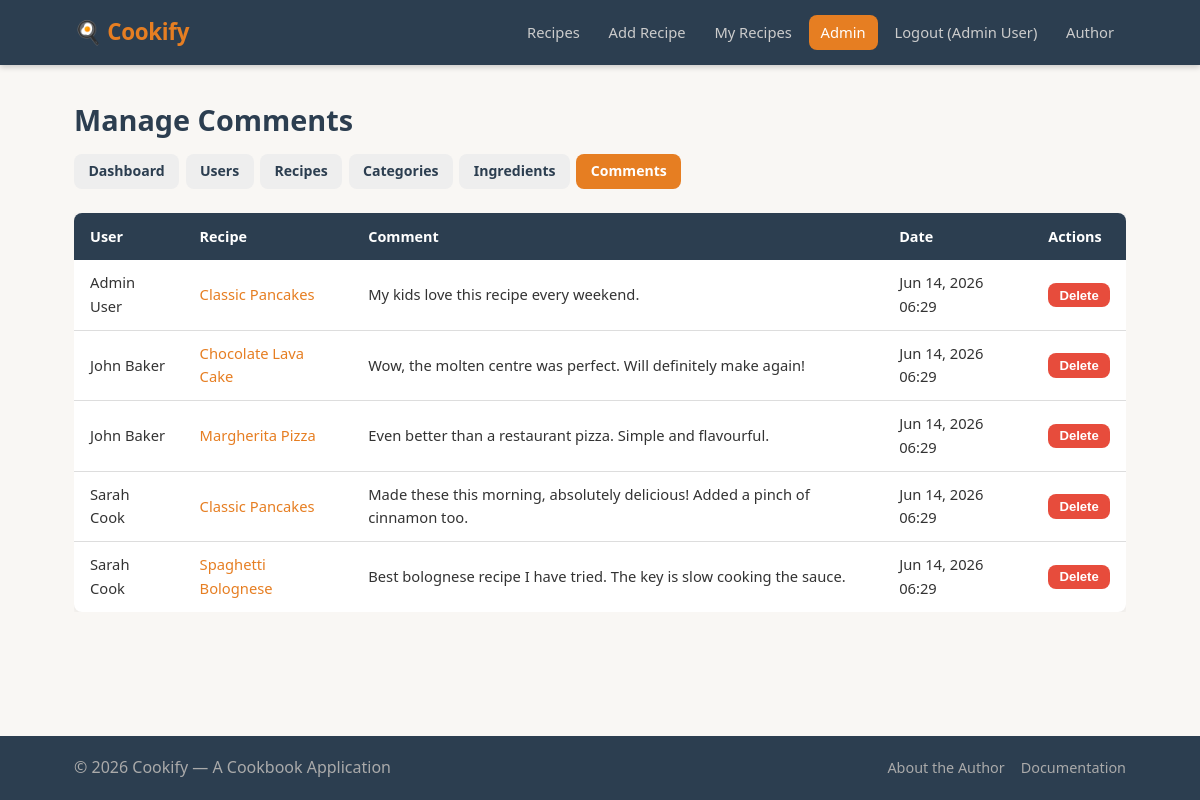
Screenshot of /views/admin/comments.php (signed in) with the database file from the repository.
### tables this page shows
CREATE TABLE `comments` (
    `id`         INT UNSIGNED NOT NULL AUTO_INCREMENT,
    `recipe_id`  INT UNSIGNED NOT NULL,
    `user_id`    INT UNSIGNED NOT NULL,
    `body`       TEXT         NOT NULL,
    `created_at` DATETIME     NOT NULL DEFAULT CURRENT_TIMESTAMP,
    PRIMARY KEY (`id`),
    FOREIGN KEY (`recipe_id`) REFERENCES `recipes`(`id`) ON DELETE CASCADE,
    FOREIGN KEY (`user_id`)   REFERENCES `users`(`id`)   ON DELETE CASCADE
);

CREATE TABLE `users` (
    `id`               INT UNSIGNED     NOT NULL AUTO_INCREMENT,
    `name`             VARCHAR(100)     NOT NULL,
    `email`            VARCHAR(150)     NOT NULL UNIQUE,
    `password_hash`    VARCHAR(255)     NOT NULL,
    `role`             ENUM('user','admin') NOT NULL DEFAULT 'user',
    `activation_token` VARCHAR(64)      DEFAULT NULL,
    `is_active`        TINYINT(1)       NOT NULL DEFAULT 0,
    `failed_attempts`  TINYINT UNSIGNED NOT NULL DEFAULT 0,
    `last_failed_at`   DATETIME         DEFAULT NULL,
    `is_locked`        TINYINT(1)       NOT NULL DEFAULT 0,
    `created_at`       DATETIME         NOT NULL DEFAULT CURRENT_TIMESTAMP,
    `last_login_at`    DATETIME         DEFAULT NULL,
    PRIMARY KEY (`id`)
);

CREATE TABLE `recipes` (
    `id`           INT UNSIGNED NOT NULL AUTO_INCREMENT,
    `user_id`      INT UNSIGNED NOT NULL,
    `category_id`  INT UNSIGNED NOT NULL,
    `title`        VARCHAR(200) NOT NULL,
    `description`  TEXT         NOT NULL,
    `prep_time`    SMALLINT UNSIGNED NOT NULL COMMENT 'minutes',
    `difficulty`   ENUM('easy','medium','hard') NOT NULL DEFAULT 'medium',
    `image_original` VARCHAR(255) DEFAULT NULL,
    `image_thumb`    VARCHAR(255) DEFAULT NULL,
    `created_at`   DATETIME NOT NULL DEFAULT CURRENT_TIMESTAMP,
    `updated_at`   DATETIME NOT NULL DEFAULT CURRENT_TIMESTAMP ON UPDATE CURRENT_TIMESTAMP,
    PRIMARY KEY (`id`),
    FOREIGN KEY (`user_id`)     REFERENCES `users`(`id`)      ON DELETE CASCADE,
    FOREIGN KEY (`category_id`) REFERENCES `categories`(`id`) ON DELETE RESTRICT
);

### models/comments.php (called while the page is built, shortened)
<?php
function get_all_comments_admin(PDO $pdo): array
{
    return $pdo->query('
        SELECT cm.*, u.name AS user_name, r.title AS recipe_title, r.id AS recipe_id
        FROM comments cm
        JOIN users u   ON u.id  = cm.user_id
        JOIN recipes r ON r.id  = cm.recipe_id
        ORDER BY cm.created_at DESC
    ')->fetchAll();
}

### views/admin/comments.php (the view, shortened to what this page needs)
<?php
require_once ROOT . '/config/connection.php';
require_once ROOT . '/models/comments.php';
$pdo = get_db();
$comments   = get_all_comments_admin($pdo);
require_once VIEWS . '/fixed/head.php';
require_once VIEWS . '/fixed/top-nav.php';
?>
<div class="admin-header">
    <h1>Manage Comments</h1>
    <nav class="admin-nav">
        <a href="<?= BASE_URL ?>/views/admin/index.php">Dashboard</a>
        <a href="<?= BASE_URL ?>/views/admin/users.php">Users</a>
        <a href="<?= BASE_URL ?>/views/admin/recipes.php">Recipes</a>
        <a href="<?= BASE_URL ?>/views/admin/categories.php">Categories</a>
        <a href="<?= BASE_URL ?>/views/admin/ingredients.php">Ingredients</a>
        <a href="<?= BASE_URL ?>/views/admin/comments.php" class="active">Comments</a>
    </nav>
</div>
<div class="table-scroll"><table class="data-table">
    <thead>
        <tr><th>User</th><th>Recipe</th><th>Comment</th><th>Date</th><th>Actions</th></tr>
    </thead>
    <tbody>
        <?php foreach ($comments as $c): ?>
            <tr>
                <td data-label="User"><?= htmlspecialchars($c['user_name']) ?></td>
                <td data-label="Recipe"><a href="<?= BASE_URL ?>/views/recipe.php?id=<?= $c['recipe_id'] ?>"><?= htmlspecialchars($c['recipe_title']) ?></a></td>
                <td data-label="Comment"><?= htmlspecialchars(mb_substr($c['body'], 0, 80)) ?><?= mb_strlen($c['body']) > 80 ? '…' : '' ?></td>
                <td data-label="Date"><?= date('M j, Y H:i', strtotime($c['created_at'])) ?></td>
                <td data-label="Actions">
                    <form method="POST" action="" onsubmit="return confirm('Delete this comment?')">
                        <button type="submit" class="btn btn-small btn-danger">Delete</button>
                    </form>
                </td>
            </tr>
        <?php endforeach; ?>
    </tbody>
</table></div>
<?php require_once VIEWS . '/fixed/footer.php'; ?>

### assets/css/style.css (style rules this page uses)
*, *::before, *::after { box-sizing: border-box; margin: 0; padding: 0; }
:root { --primary: #e67e22; --primary-d: #cf6d17; --dark: #2c3e50; --text: #333; --muted: #777; --border: #ddd; --bg: #f9f7f4; --white: #fff; --danger: #e74c3c; --success: #27ae60; --warning: #f39c12; --radius: 8px; --shadow: 0 2px 8px rgba(0,0,0,.08); }
body { font-family: 'Segoe UI', system-ui, sans-serif; font-size: 16px; line-height: 1.6; color: var(--text); background: var(--bg); min-height: 100vh; display: flex; flex-direction: column; }
a { color: var(--primary); text-decoration: none; }
.btn { display: inline-flex; align-items: center; gap: .4rem; padding: .55rem 1.2rem; border: none; border-radius: var(--radius); font-size: .95rem; font-weight: 600; cursor: pointer; transition: background .15s, transform .1s; text-decoration: none; }
.btn-danger { background: var(--danger); color: var(--white); }
.btn-small { padding: .3rem .7rem; font-size: .82rem; }
.data-table { width: 100%; border-collapse: collapse; background: var(--white); border-radius: var(--radius); overflow: hidden; box-shadow: var(--shadow); }
.data-table th { background: var(--dark); color: var(--white); padding: .75rem 1rem; text-align: left; font-size: .9rem; }
.data-table td { padding: .7rem 1rem; border-bottom: 1px solid var(--border); font-size: .92rem; vertical-align: middle; }
.data-table tr:last-child td { border-bottom: none; }
.admin-header { margin-bottom: 1.5rem; }
.admin-header h1 { font-size: 1.8rem; color: var(--dark); margin-bottom: .7rem; }
.admin-nav { display: flex; gap: .4rem; flex-wrap: wrap; }
.admin-nav a { padding: .4rem .9rem; background: #eee; border-radius: var(--radius); font-size: .88rem; color: var(--dark); font-weight: 600; }
.admin-nav a:hover, .admin-nav a.active { background: var(--primary); color: var(--white); text-decoration: none; }
.table-scroll { overflow-x: auto; -webkit-overflow-scrolling: touch; }

### rows the page displays
comments: user.name "Admin User", recipe.title "Classic Pancakes", body "My kids love this recipe every weekend.", created_at "Jun 14, 2026 06:29"
comments: user.name "John Baker", recipe.title "Chocolate Lava Cake", body "Wow, the molten centre was perfect. Will definitely make again!", created_at "Jun 14, 2026 06:29"
comments: user.name "John Baker", recipe.title "Margherita Pizza", body "Even better than a restaurant pizza. Simple and flavourful.", created_at "Jun 14, 2026 06:29"
comments: user.name "Sarah Cook", recipe.title "Classic Pancakes", body "Made these this morning, absolutely delicious! Added a pinch of cinnamon too.", created_at "Jun 14, 2026 06:29"
comments: user.name "Sarah Cook", recipe.title "Spaghetti Bolognese", body "Best bolognese recipe I have tried. The key is slow cooking the sauce.", created_at "Jun 14, 2026 06:29"

### other values shown
$_SESSION['user_name'] "Admin User"
